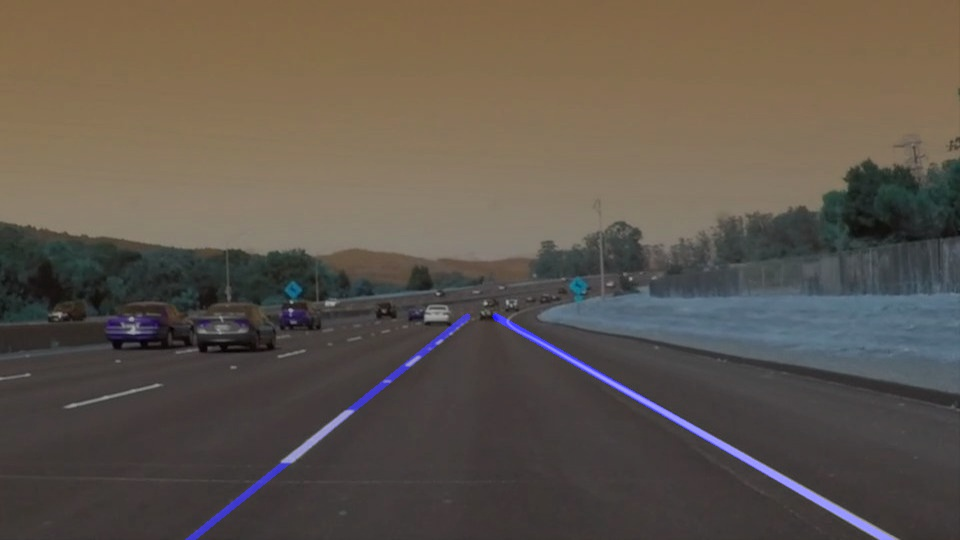
#> input picture test_images/test_houghes_solidWhiteCurve.jpg, 960 x 540 px; its folder holds only this picture in this run
$ jupyter execute --allow-errors P1.ipynb   (shell and % lines are left out)
#> lines starting #> are read from the running program, lines starting #| are printed output that depends on the picture; after the words box and inside, x2 and y2 are one past the last pixel; in counts of white or black regions, pixels touching at a corner belong together
# Self-Driving Car Engineer Nanodegree

## Project: **Finding Lane Lines on the Road**
***
In this project, you will use the tools you learned about in the lesson to identify lane lines on the road.  You can develop your pipeline on a series of individual images, and later apply the result to a video stream (really just a series of images). Check out the video clip "raw-lines-example.mp4" (also contained in this repository) to see what the output should look like after using the helper functions below.

Once you have a result that looks roughly like "raw-lines-example.mp4", you'll need to get creative and try to average and/or extrapolate the line segments you've detected to map out the full extent of the lane lines.  You can see an example of the result you're going for in the video "P1_example.mp4".  Ultimately, you would like to draw just one line for the left side of the lane, and one for the right.

In addition to implementing code, there is a brief writeup to complete. The writeup should be completed in a separate file, which can be either a markdown file or a pdf document. There is a [write up template](https://github.com/udacity/CarND-LaneLines-P1/blob/master/writeup_template.md) that can be used to guide the writing process. Completing both the code in the Ipython notebook and the writeup template will cover all of the [rubric points](https://review.udacity.com/#!/rubrics/322/view) for this project.

---
Let's have a look at our first image called 'test_images/solidWhiteRight.jpg'.  Run the 2 cells below (hit Shift-Enter or the "play" button above) to display the image.

**Note: If, at any point, you encounter frozen display windows or other confounding issues, you can always start again with a clean slate by going to the "Kernel" menu above and selecting "Restart & Clear Output".**

---

**The tools you have are color selection, region of interest selection, grayscaling, Gaussian smoothing, Canny Edge Detection and Hough Tranform line detection.  You  are also free to explore and try other techniques that were not presented in the lesson.  Your goal is piece together a pipeline to detect the line segments in the image, then average/extrapolate them and draw them onto the image for display (as below).  Once you have a working pipeline, try it out on the video stream below.**

---

<figure>

 <figcaption>
 <p></p>
 <p style="text-align: center;"> Your output should look something like this (above) after detecting line segments using the helper functions below </p>
 </figcaption>
</figure>
 <p></p>
<figure>

 <figcaption>
 <p></p>
 <p style="text-align: center;"> Your goal is to connect/average/extrapolate line segments to get output like this</p>
 </figcaption>
</figure>

**Run the cell below to import some packages.  If you get an `import error` for a package you've already installed, try changing your kernel (select the Kernel menu above --> Change Kernel).  Still have problems?  Try relaunching Jupyter Notebook from the terminal prompt.  Also, see [this forum post](https://carnd-forums.udacity.com/cq/viewquestion.action?spaceKey=CAR&id=29496372&questionTitle=finding-lanes---import-cv2-fails-even-though-python-in-the-terminal-window-has-no-problem-with-import-cv2) for more troubleshooting tips.**

## Import Packages

[cell 1]
#importing some useful packages
import matplotlib.pyplot as plt
import matplotlib.image as mpimg
import numpy as np
import cv2

## Read in an Image

#> (a cell that did not finish here is left out)

## Ideas for Lane Detection Pipeline

**Some OpenCV functions (beyond those introduced in the lesson) that might be useful for this project are:**

`cv2.inRange()` for color selection
`cv2.fillPoly()` for regions selection
`cv2.line()` to draw lines on an image given endpoints
`cv2.addWeighted()` to coadd / overlay two images
`cv2.cvtColor()` to grayscale or change color
`cv2.imwrite()` to output images to file
`cv2.bitwise_and()` to apply a mask to an image

**Check out the OpenCV documentation to learn about these and discover even more awesome functionality!**

## Helper Functions

Below are some helper functions to help get you started. They should look familiar from the lesson!

[cell 3]
import math

def grayscale(img):
    """Applies the Grayscale transform
    This will return an image with only one color channel
    but NOTE: to see the returned image as grayscale
    (assuming your grayscaled image is called 'gray')
    you should call plt.imshow(gray, cmap='gray')"""
    return cv2.cvtColor(img, cv2.COLOR_RGB2GRAY)
    # Or use BGR2GRAY if you read an image with cv2.imread()
    # return cv2.cvtColor(img, cv2.COLOR_BGR2GRAY)

def canny(img, low_threshold, high_threshold):
    """Applies the Canny transform"""
    return cv2.Canny(img, low_threshold, high_threshold)

def gaussian_blur(img, kernel_size):
    """Applies a Gaussian Noise kernel"""
    return cv2.GaussianBlur(img, (kernel_size, kernel_size), 0)

def region_of_interest(img, vertices):
    """
    Applies an image mask.

    Only keeps the region of the image defined by the polygon
    formed from `vertices`. The rest of the image is set to black.
    """
    #defining a blank mask to start with
    mask = np.zeros_like(img)

    #defining a 3 channel or 1 channel color to fill the mask with depending on the input image
    if len(img.shape) > 2:
        channel_count = img.shape[2]  # i.e. 3 or 4 depending on your image
        ignore_mask_color = (255,) * channel_count
    else:
        ignore_mask_color = 255

    #filling pixels inside the polygon defined by "vertices" with the fill color
    cv2.fillPoly(mask, vertices, ignore_mask_color)

    #returning the image only where mask pixels are nonzero
    masked_image = cv2.bitwise_and(img, mask)
    return masked_image


def draw_lines(img, lines, color=[255, 0, 0], thickness=2):
    """
    NOTE: this is the function you might want to use as a starting point once you want to
    average/extrapolate the line segments you detect to map out the full
    extent of the lane (going from the result shown in raw-lines-example.mp4
    to that shown in P1_example.mp4).

    Think about things like separating line segments by their
    slope ((y2-y1)/(x2-x1)) to decide which segments are part of the left
    line vs. the right line.  Then, you can average the position of each of
    the lines and extrapolate to the top and bottom of the lane.

    This function draws `lines` with `color` and `thickness`.
    Lines are drawn on the image inplace (mutates the image).
    If you want to make the lines semi-transparent, think about combining
    this function with the weighted_img() function below
    """
    for line in lines:
        for x1,y1,x2,y2 in line:
            cv2.line(img, (x1, y1), (x2, y2), color, thickness)

def hough_lines(img, rho, theta, threshold, min_line_len, max_line_gap):
    """
    `img` should be the output of a Canny transform.

    Returns an image with hough lines drawn.
    """
    lines = cv2.HoughLinesP(img, rho, theta, threshold, np.array([]), minLineLength=min_line_len, maxLineGap=max_line_gap)
    line_img = np.zeros((img.shape[0], img.shape[1], 3), dtype=np.uint8)
    draw_lines(line_img, lines)
    return line_img

# Python 3 has support for cool math symbols.

def weighted_img(img, initial_img, α=0.8, β=1., λ=0.):
    """
    `img` is the output of the hough_lines(), An image with lines drawn on it.
    Should be a blank image (all black) with lines drawn on it.

    `initial_img` should be the image before any processing.

    The result image is computed as follows:

    initial_img * α + img * β + λ
    NOTE: initial_img and img must be the same shape!
    """
    return cv2.addWeighted(initial_img, α, img, β, λ)

## Test Images

Build your pipeline to work on the images in the directory "test_images"
**You should make sure your pipeline works well on these images before you try the videos.**

[cell 4]
import os
os.listdir("test_images/")

## Build a Lane Finding Pipeline

Build the pipeline and run your solution on all test_images. Make copies into the `test_images_output` directory, and you can use the images in your writeup report.

Try tuning the various parameters, especially the low and high Canny thresholds as well as the Hough lines parameters.

[cell 5]
# TODO: Build your pipeline that will draw lane lines on the test_images
# then save them to the test_images directory.


def avg_line(img, imshape, rho, theta, threshold, min_line_len, max_line_gap):
    # get houghlines out of already transformed image
    lines = cv2.HoughLinesP(img, rho, theta, threshold, np.array([]), minLineLength=min_line_len, maxLineGap=max_line_gap)
    # initialisation of arrays and filling the values for each line
    xa=[]
    xb=[]
    ya=[]
    yb=[]
    for line in lines:
        for x1,y1,x2,y2 in line:
            xa.append(x1)
            xb.append(x2)
            ya.append(y1)
            yb.append(y2)
    # averaging the points of all lines
    xa_avg=sum(xa)/max(len(xa),1)
    xb_avg=sum(xb)/max(len(xb),1)
    ya_avg=sum(ya)/max(len(ya),1)
    yb_avg=sum(yb)/max(len(yb),1)

    # calculating interpolated start and end points
    slope = (xb_avg-xa_avg)/(yb_avg-ya_avg)
    y_ip1 = imshape[1]
    y_ip2 = imshape[1]*0.33
    c = xa_avg-slope*ya_avg
    x_ip2 = slope*y_ip2+c
    x_ip1 = slope*y_ip1+c

    # drawing line
    line_img = np.zeros((img.shape[0], img.shape[1], 3), dtype=np.uint8)
    cv2.line(line_img, (int(x_ip1),int(y_ip1)),(int(x_ip2),int(y_ip2)), color=[255, 0, 0], thickness=5)
    return line_img


image_list = os.listdir("test_images/")
for i in image_list:
    # uncomment to see which pictures are being processed
    #print(i)
    # original image
    img_or = mpimg.imread("test_images/"+i)
#> img_or is the input picture: shape (540, 960, 3); mean R, G, B 94.7, 86, 77.1
    # grayscale transformation and gaussian filter
    img = grayscale(img_or)
    img = gaussian_blur(img,3)
    # grayscale image for later overlay
    img_gray = np.dstack((img, img, img))
    # canny transformation
    img = canny(img,50,150)
#> in canny, `return cv2.Canny(img, low_threshold, high_threshold)`:
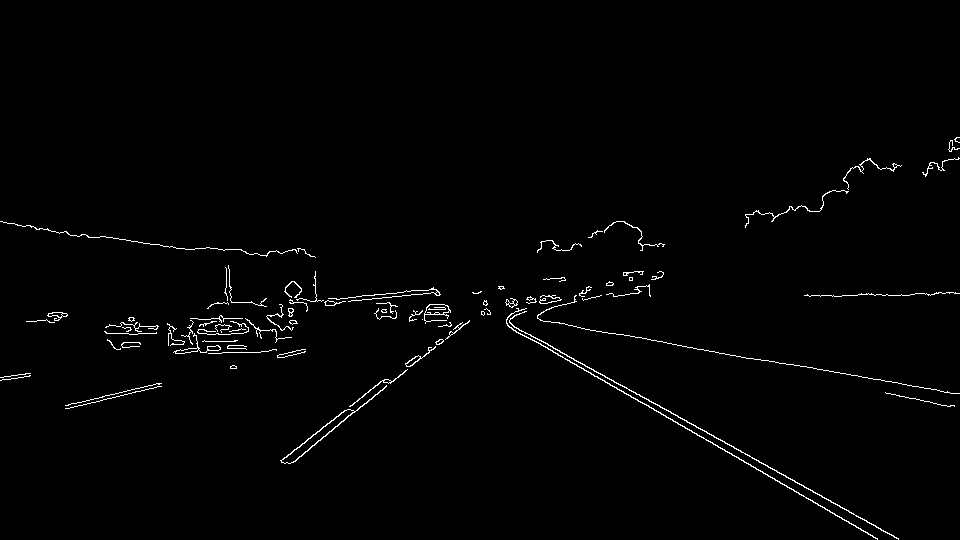
#> returned value: shape (540, 960); 1.3% white in thin lines or dots, all inside (x1, y1, x2, y2) = (0, 137, 960, 540)
    # definition of region of interest
    imshape=img.shape
    vertices = np.array([[(120,imshape[0]),(450,325), (imshape[1]-440, 325), (imshape[1],imshape[0])]], dtype=np.int32)
    img = region_of_interest(img,vertices)
#> in region_of_interest, `cv2.fillPoly(mask, vertices, ignore_mask_color)`:
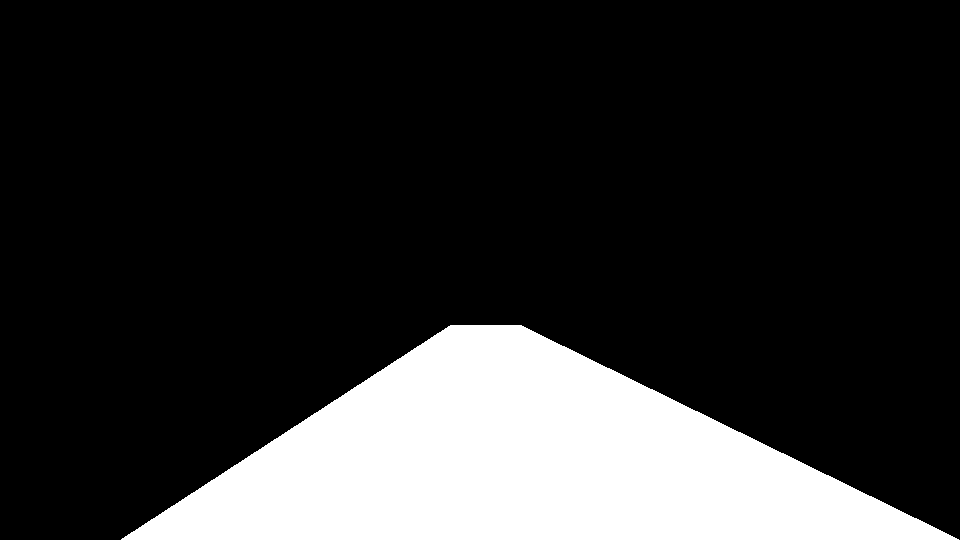
#> mask: shape (540, 960); 18.9% white; 1 white region, box (x1, y1, x2, y2) and area: (121, 325, 959, 540) 97887
#> in region_of_interest, `masked_image = cv2.bitwise_and(img, mask)`:
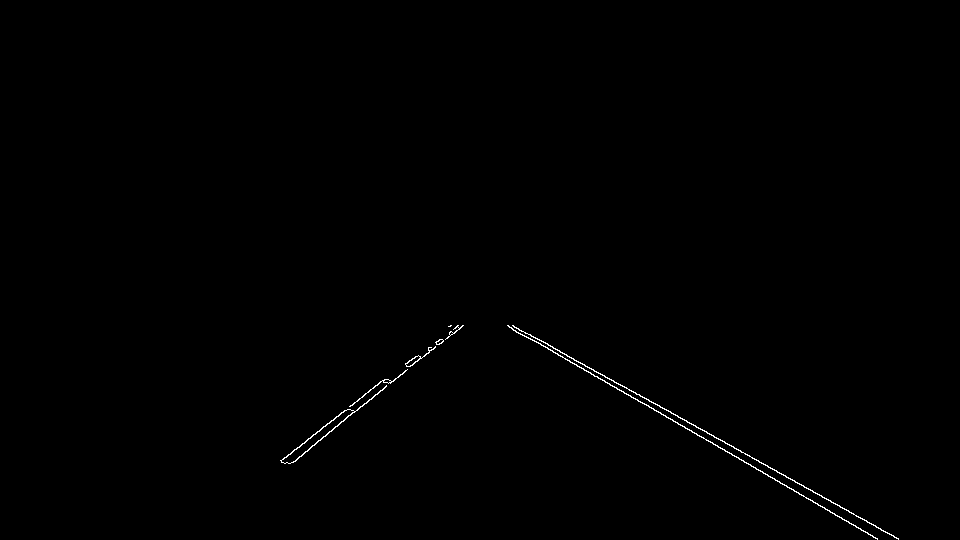
#> masked_image: shape (540, 960); 0.34% white in thin lines or dots, all inside (x1, y1, x2, y2) = (280, 325, 899, 540)
    # houghs transformaton to get the lines of interest
    img_hough = hough_lines(img, rho=0.5, theta=np.pi/360, threshold=20, min_line_len=40, max_line_gap=25)
#> in hough_lines, `lines = cv2.HoughLinesP(img, rho, theta, threshold, np.array([]), minL..`: lines = [[512, 325, 898, 539], [507, 325, 877, 538], [513, 325, 898, 538], [293, 462, 449, 334], [538, 342, 867, 532], [281, 460, 409, 360], [508, 326, 877, 539], [292, 462, 458, 325], [281, 461, 415, 356], [280, 460, 382, 380], [362, 406, 458, 327]]
#> the loop in draw_lines, `for line in lines:` made 11 passes

    # average line for left part of image
    left_part = np.array([[(0,0),(imshape[1]/2,0),(imshape[1]/2,imshape[0]),(0,imshape[0])]], dtype=np.int32)
    left_img = region_of_interest(img_hough,left_part)
#> in region_of_interest (call 2), `cv2.fillPoly(mask, vertices, ignore_mask_color)`:
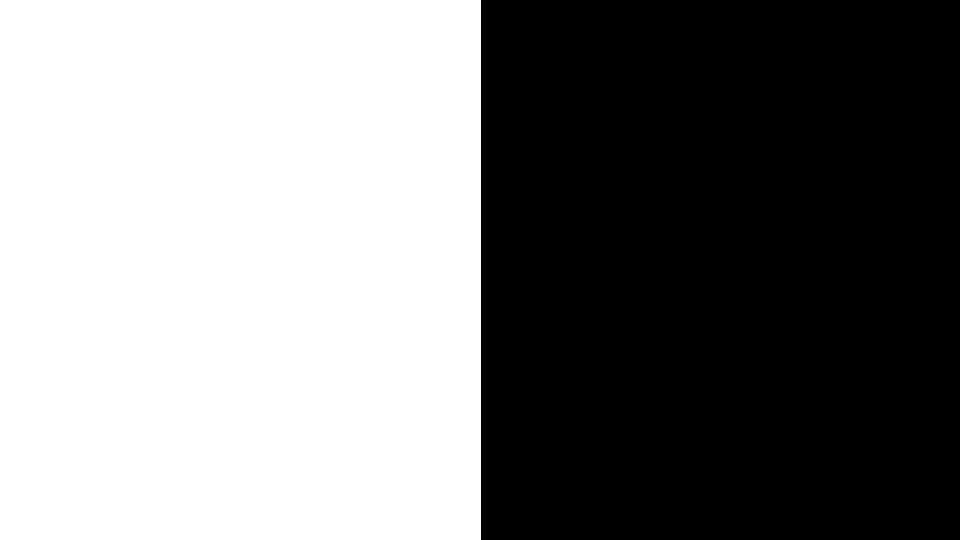
#> mask: shape (540, 960, 3); 50.1% white; 1 black region, box (x1, y1, x2, y2) and area: (481, 0, 960, 540) 258660
    left_img_canny = canny(grayscale(left_img),50,150)
#> call 2 of canny, with low_threshold = 50, high_threshold = 150
#> in canny (call 2), `return cv2.Canny(img, low_threshold, high_threshold)`:
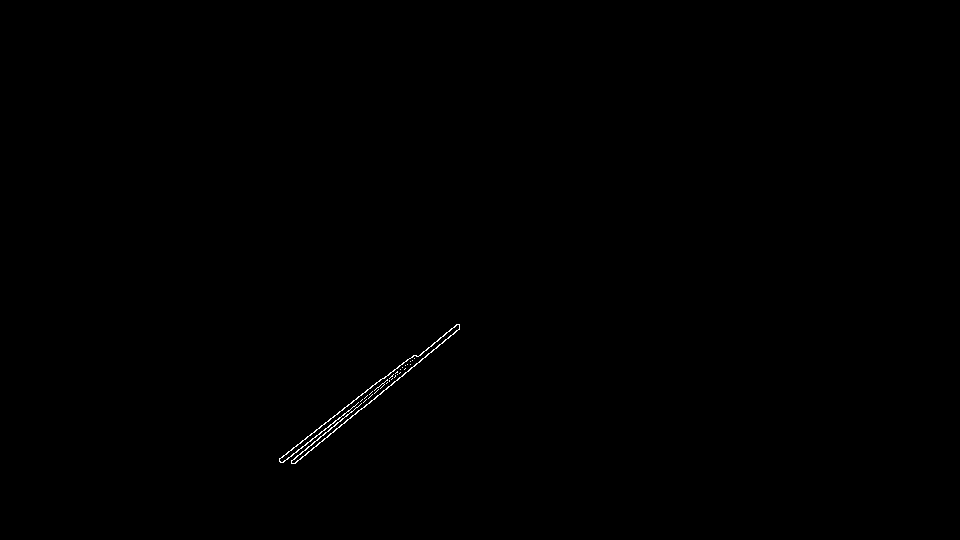
#> returned value: shape (540, 960); 0.17% white in thin lines or dots, all inside (x1, y1, x2, y2) = (279, 324, 460, 464)
    left_img=avg_line(left_img_canny, imshape, rho=0.5, theta=np.pi/360, threshold=20, min_line_len=40, max_line_gap=25)
#> in avg_line, `lines = cv2.HoughLinesP(img, rho, theta, threshold, np.array([]), minL..`: lines = [[295, 463, 459, 328], [282, 462, 459, 324], [279, 459, 380, 379], [296, 462, 459, 327], [312, 438, 457, 324], [291, 460, 426, 350], [291, 461, 410, 364], [286, 453, 407, 359], [293, 463, 358, 410]]
#> the loop in avg_line, `for line in lines:` made 9 passes
#> after the loop in avg_line, `for line in lines:`: xa = [295, 282, 279, 296, 312, 291, 291, 286, 293]; xb = [459, 459, 380, 459, 457, 426, 410, 407, 358]; ya = [463, 462, 459, 462, 438, 460, 461, 453, 463]; yb = [328, 324, 379, 327, 324, 350, 364, 359, 410]
#> in avg_line, `xa_avg=sum(xa)/max(len(xa),1)`: xa_avg = 291.7
#> in avg_line, `xb_avg=sum(xb)/max(len(xb),1)`: xb_avg = 423.9
#> in avg_line, `ya_avg=sum(ya)/max(len(ya),1)`: ya_avg = 457.9
#> in avg_line, `yb_avg=sum(yb)/max(len(yb),1)`: yb_avg = 351.7
#> in avg_line, `slope = (xb_avg-xa_avg)/(yb_avg-ya_avg)`: slope = -1.24
#> in avg_line, `c = xa_avg-slope*ya_avg`: c = 861.6
#> in avg_line, `x_ip2 = slope*y_ip2+c`: x_ip2 = 467.3
#> in avg_line, `x_ip1 = slope*y_ip1+c`: x_ip1 = -333.3

    #average line for right part of image
    right_part = np.array([[(imshape[1]/2,0),(imshape[1],0),(imshape[1],imshape[0]),(imshape[1]/2,imshape[0])]], dtype=np.int32)
    right_img = region_of_interest(img_hough,right_part)
#> in region_of_interest (call 3), `cv2.fillPoly(mask, vertices, ignore_mask_color)`:
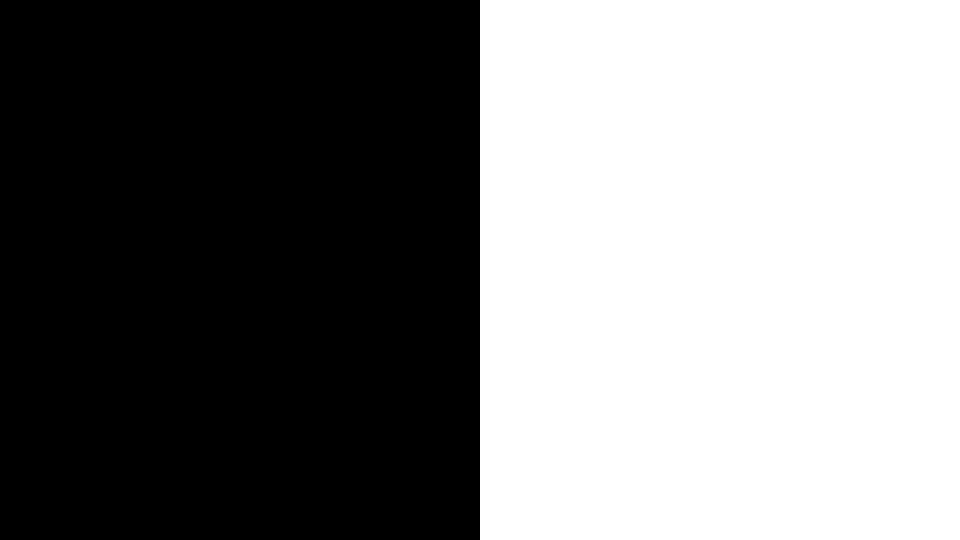
#> mask: shape (540, 960, 3); 50% white; 1 white region, box (x1, y1, x2, y2) and area: (480, 0, 960, 540) 259200
    right_img_canny = canny(grayscale(right_img),50,150)
#> call 3 of canny, with low_threshold = 50, high_threshold = 150
#> in canny (call 3), `return cv2.Canny(img, low_threshold, high_threshold)`:
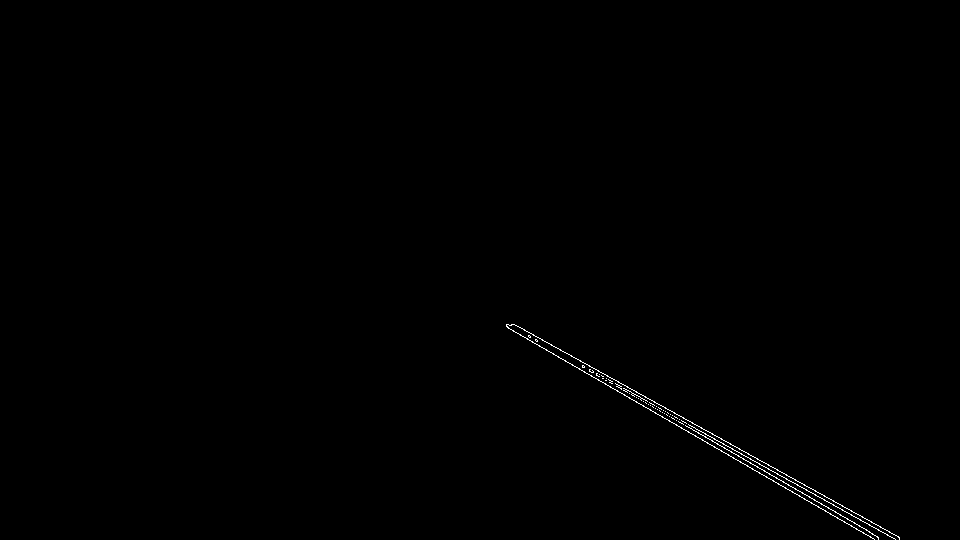
#> returned value: shape (540, 960); 0.29% white in thin lines or dots, all inside (x1, y1, x2, y2) = (506, 324, 900, 540)
    right_img=avg_line(right_img_canny, imshape, rho=0.5, theta=np.pi/360, threshold=20, min_line_len=40, max_line_gap=25)
#> the loop in avg_line (call 2), `for line in lines:` made 8 passes
#> line on passes 1 to 8: [[506, 326, 874, 539]], [[514, 324, 899, 537]], [[582, 365, 877, 536]], [[593, 371, 895, 539]], [[513, 324, 899, 538]], [[582, 366, 878, 537]], [[507, 326, 870, 536]], [[583, 365, 660, 408]]

    cv2.imwrite("test_images/test_houghes_"+i,weighted_img(right_img,weighted_img(left_img,img_or)))
#> in weighted_img, `return cv2.addWeighted(initial_img, α, img, β, λ)`:
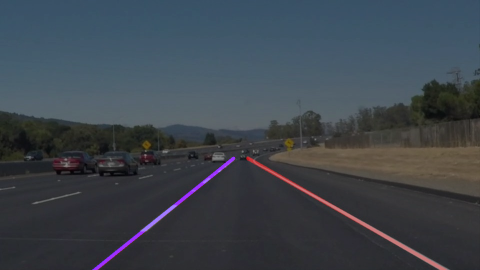
#> returned value: shape (540, 960, 3) (shown at 1/2 size); mean of channels 0, 1, 2 76.7, 68.9, 61.7; drawn as B, G, R
#> call 2 of weighted_img, with α = 0.8, β = 1, λ = 0
#> in weighted_img (call 2), `return cv2.addWeighted(initial_img, α, img, β, λ)`:
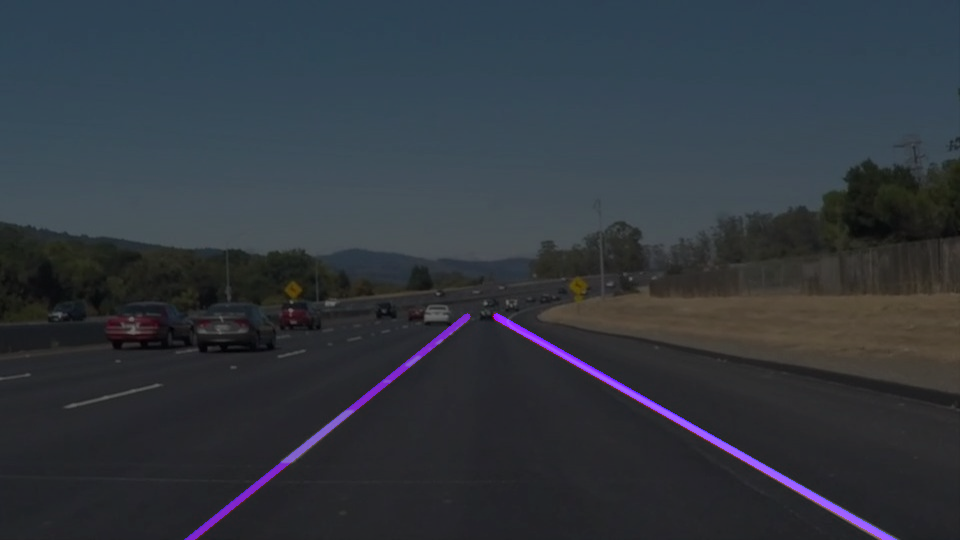
#> returned value: shape (540, 960, 3); mean of channels 0, 1, 2 62.4, 55.1, 49.4; drawn as B, G, R
